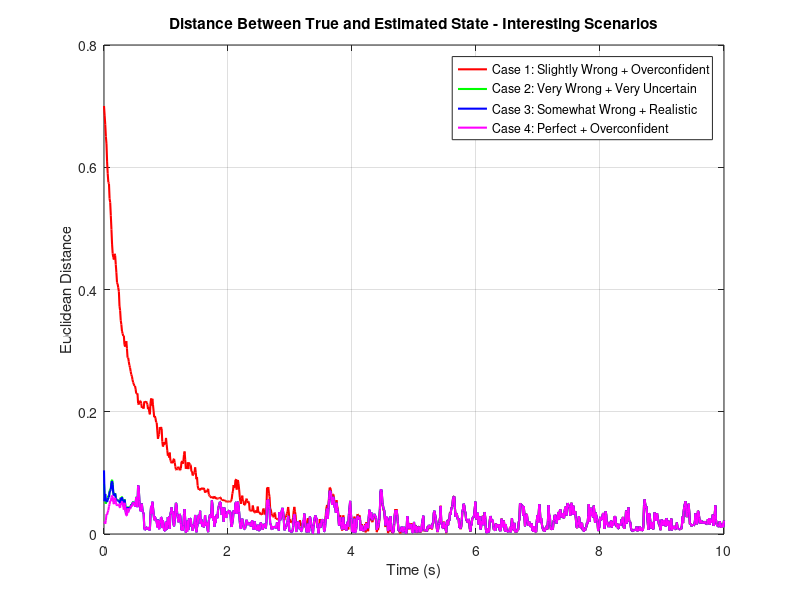
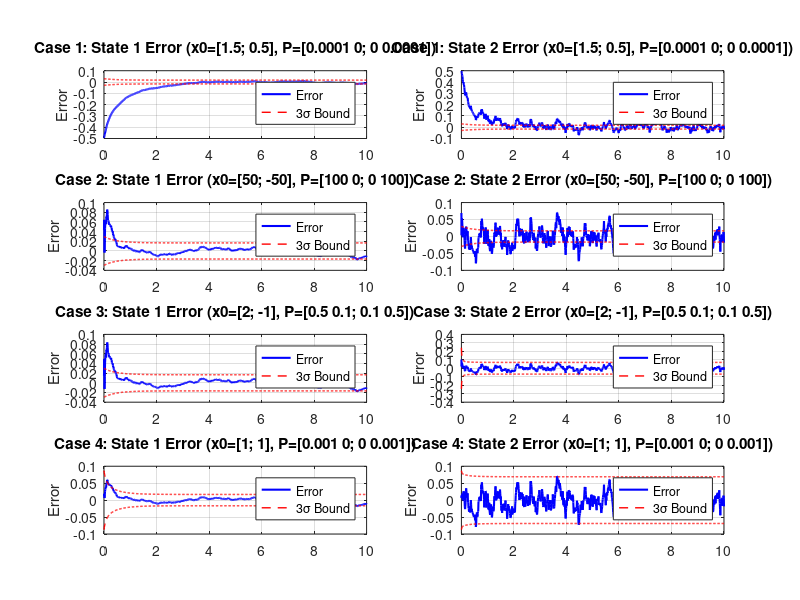

Here is the MATLAB script that generated these plots, in order:
clear all; close all; clc;

A = [9.9985 * 10^-1, 9.8510 * 10^-3;
    -2.9553 * 10^-2, 9.7030 * 10^-1];
B = [4.9502 * 10^-5;
    9.8510 * 10^-3];

H = [1, 0; 0 1; 1 1];

Q = 1;
R = diag([0.01 0.01 0.01]);
N = 1001;
dt = 0.01;
time = (0:N-1)' * dt;

x0_true = [1; 1];

rng(42)
w = sqrt(Q) * randn(N,1);
v = sqrtm(R) * randn(3, N);
x_true = zeros(2, N);
x_true(:,1) = x0_true;

for k = 1:N-1
    x_true(:,k+1) = A * x_true(:,k) + B * w(k);
end

y_meas = H * x_true + v;
function [x_hat_plus, P_plus, x_hat_minus, P_minus] = ...
    runKalmanFilter(A, B, H, Q, R, y_meas, x_hat0_minus, P0_minus, N)
    x_hat_minus = zeros(2, N);
    x_hat_plus = zeros(2, N);
    P_minus = zeros(2,2,N);
    P_plus = zeros(2,2,N);

    x_hat_minus(:,1) = x_hat0_minus;
    P_minus(:, :, 1) = P0_minus;
    for k=1:N
        Kk = P_minus(:, :, k) * H' / (H * P_minus(:, :, k) * H' + R);
        x_hat_plus(:, k) = x_hat_minus(:, k) + Kk * (y_meas(:, k) - H * x_hat_minus(:, k));
        P_plus(:, :, k) = (eye(2) - Kk * H) * P_minus(:, :, k);

        if k < N
            x_hat_minus(:, k+1) = A * x_hat_plus(:, k);
            P_minus(:, :, k+1) = A * P_plus(:, :, k) * A' + B * Q * B';
        end
    end
end

[x_hat_plus_1, P_plus_1] = runKalmanFilter(A, B, H, Q, R, y_meas, [1.5; 0.5], [0.0001 0; 0 0.0001], N);
[x_hat_plus_2, P_plus_2] = runKalmanFilter(A, B, H, Q, R, y_meas, [50; -50], [100 0; 0 100], N);
[x_hat_plus_3, P_plus_3] = runKalmanFilter(A, B, H, Q, R, y_meas, [2; -1], [0.5 0.1; 0.1 0.5], N);
[x_hat_plus_4, P_plus_4] = runKalmanFilter(A, B, H, Q, R, y_meas, [1; 1], [0.001 0; 0 0.001], N);

error_1 = x_true - x_hat_plus_1;
error_2 = x_true - x_hat_plus_2;
error_3 = x_true - x_hat_plus_3;
error_4 = x_true - x_hat_plus_4;

dist1 = sqrt(sum(error_1.^2, 1));
dist2 = sqrt(sum(error_2.^2, 1));
dist3 = sqrt(sum(error_3.^2, 1));
dist4 = sqrt(sum(error_4.^2, 1));

figure;
plot(time, dist1, 'r-', 'LineWidth', 1.5); hold on;
plot(time, dist2, 'g-', 'LineWidth', 1.5);
plot(time, dist3, 'b-', 'LineWidth', 1.5);
plot(time, dist4, 'm-', 'LineWidth', 1.5);
xlabel('Time (s)');
ylabel('Euclidean Distance');
title('Distance Between True and Estimated State - Interesting Scenarios');
legend(...
    'Case 1: Slightly Wrong + Overconfident', ...
    'Case 2: Very Wrong + Very Uncertain', ...
    'Case 3: Somewhat Wrong + Realistic', ...
    'Case 4: Perfect + Overconfident', ...
    'Location', 'best');
grid on;

figure('Position', [80, 80, 900, 1200]);

subplot(4,2,1);
sigma_bounds_1_state1 = 3 * squeeze(sqrt(P_plus_1(1,1,:)));
plot(time, error_1(1,:), 'b', 'LineWidth', 1.5); hold on;
plot(time, sigma_bounds_1_state1, 'r--', 'LineWidth', 1);
plot(time, -sigma_bounds_1_state1, 'r--', 'LineWidth', 1);
ylabel('Error');
title('Case 1: State 1 Error (x0=[1.5; 0.5], P=[0.0001 0; 0 0.0001])');
legend('Error', '3σ Bound', 'Location', 'best');
grid on;

subplot(4,2,2);
sigma_bounds_1_state2 = 3 * squeeze(sqrt(P_plus_1(2,2,:)));
plot(time, error_1(2,:), 'b', 'LineWidth', 1.5); hold on;
plot(time, sigma_bounds_1_state1, 'r--', 'LineWidth', 1);
plot(time, -sigma_bounds_1_state1, 'r--', 'LineWidth', 1);
ylabel('Error');
title('Case 1: State 2 Error (x0=[1.5; 0.5], P=[0.0001 0; 0 0.0001])');
legend('Error', '3σ Bound', 'Location', 'best');
grid on;

subplot(4,2,3);
sigma_bounds_2_state1 = 3 * squeeze(sqrt(P_plus_2(1,1,:)));
plot(time, error_2(1,:), 'b', 'LineWidth', 1.5); hold on;
plot(time, sigma_bounds_1_state1, 'r--', 'LineWidth', 1);
plot(time, -sigma_bounds_1_state1, 'r--', 'LineWidth', 1);
ylabel('Error');
title('Case 2: State 1 Error (x0=[50; -50], P=[100 0; 0 100])');
legend('Error', '3σ Bound', 'Location', 'best');
grid on;

subplot(4,2,4);
sigma_bounds_2_state2 = 3 * squeeze(sqrt(P_plus_2(2,2,:)));
plot(time, error_2(2,:), 'b', 'LineWidth', 1.5); hold on;
plot(time, sigma_bounds_1_state1, 'r--', 'LineWidth', 1);
plot(time, -sigma_bounds_1_state1, 'r--', 'LineWidth', 1);
ylabel('Error');
title('Case 2: State 2 Error (x0=[50; -50], P=[100 0; 0 100])');
legend('Error', '3σ Bound', 'Location', 'best');
grid on;

subplot(4,2,5);
sigma_bounds_3_state1 = 3 * squeeze(sqrt(P_plus_3(1,1,:)));
plot(time, error_3(1,:), 'b', 'LineWidth', 1.5); hold on;
plot(time, sigma_bounds_1_state1, 'r--', 'LineWidth', 1);
plot(time, -sigma_bounds_1_state1, 'r--', 'LineWidth', 1);
ylabel('Error');
title('Case 3: State 1 Error (x0=[2; -1], P=[0.5 0.1; 0.1 0.5])');
legend('Error', '3σ Bound', 'Location', 'best');
grid on;

subplot(4,2,6);
sigma_bounds_3_state2 = 3 * squeeze(sqrt(P_plus_3(2,2,:)));
plot(time, error_3(2,:), 'b', 'LineWidth', 1.5); hold on;
plot(time, sigma_bounds_3_state2, 'r--', 'LineWidth', 1);
plot(time, -sigma_bounds_3_state2, 'r--', 'LineWidth', 1);
ylabel('Error');
title('Case 3: State 2 Error (x0=[2; -1], P=[0.5 0.1; 0.1 0.5])');
legend('Error', '3σ Bound', 'Location', 'best');
grid on;

subplot(4,2,7);
sigma_bounds_4_state1 = 3 * squeeze(sqrt(P_plus_4(1,1,:)));
plot(time, error_4(1,:), 'b', 'LineWidth', 1.5); hold on;
plot(time, sigma_bounds_4_state1, 'r--', 'LineWidth', 1);
plot(time, -sigma_bounds_4_state1, 'r--', 'LineWidth', 1);
ylabel('Error');
title('Case 4: State 1 Error (x0=[1; 1], P=[0.001 0; 0 0.001])');
legend('Error', '3σ Bound', 'Location', 'best');
grid on;

subplot(4,2,8);
sigma_bounds_4_state2 = 3 * squeeze(sqrt(P_plus_4(2,2,:)));
plot(time, error_4(2,:), 'b', 'LineWidth', 1.5); hold on;
plot(time, sigma_bounds_4_state2, 'r--', 'LineWidth', 1);
plot(time, -sigma_bounds_4_state2, 'r--', 'LineWidth', 1);
ylabel('Error');
title('Case 4: State 2 Error (x0=[1; 1], P=[0.001 0; 0 0.001])');
legend('Error', '3σ Bound', 'Location', 'best');
grid on;
